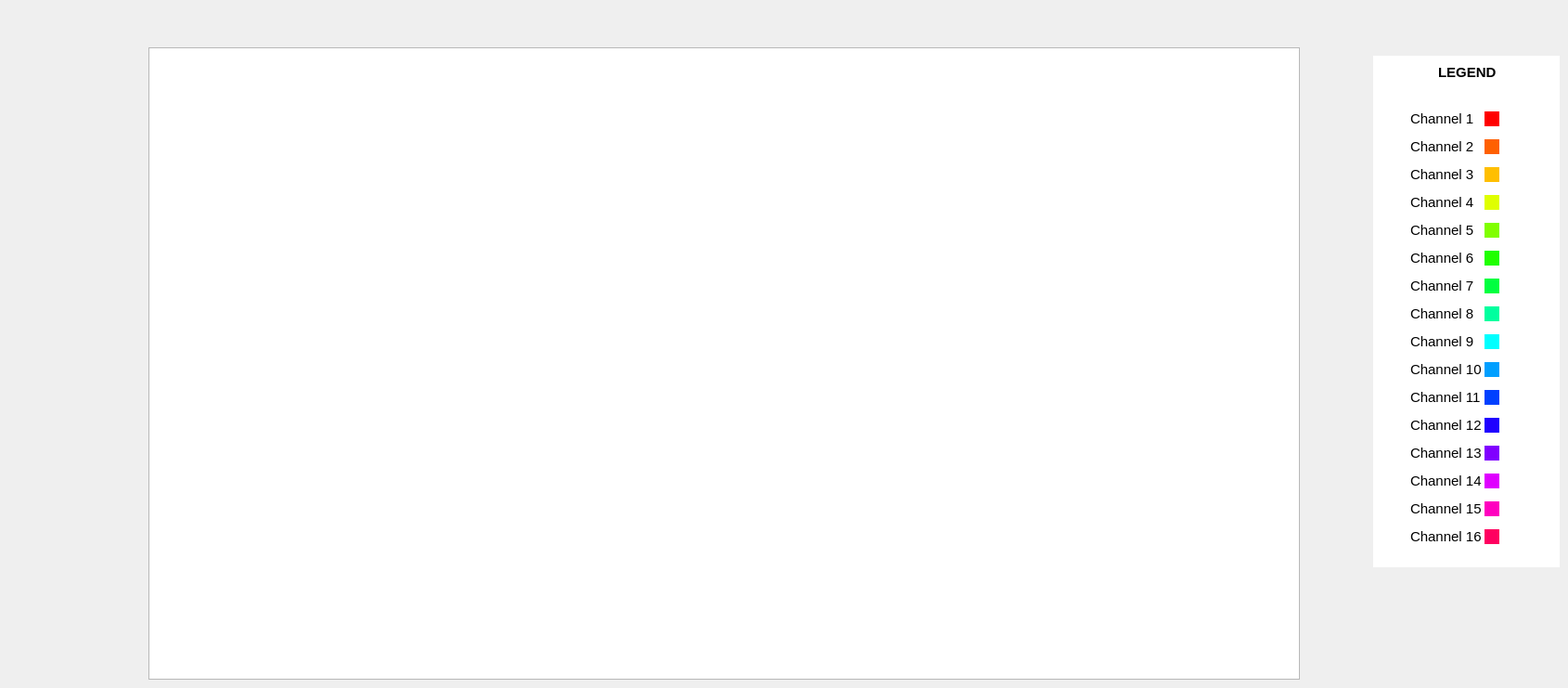
    <widget class="QWidget" name="tempGraph">
     <widget class="PlotWidget" name="graphicsView">
      <property name="geometry">
       <rect>
        <x>160</x>
        <y>51</y>
        <width>1241</width>
        <height>681</height>
       </rect>
      </property>
     </widget>
     <widget class="QWidget" name="widget_12" native="true">
      <property name="geometry">
       <rect>
        <x>1480</x>
        <y>60</y>
        <width>201</width>
        <height>551</height>
       </rect>
      </property>
      <property name="styleSheet">
       <string notr="true">background-color: rgb(255, 255, 255);</string>
      </property>
      <widget class="QLabel" name="label_4">
       <property name="geometry">
        <rect>
         <x>40</x>
         <y>60</y>
         <width>111</width>
         <height>16</height>
        </rect>
       </property>
       <property name="font">
        <font>
         <pointsize>11</pointsize>
        </font>
       </property>
       <property name="text">
        <string>Channel 1</string>
       </property>
      </widget>
      <widget class="QLabel" name="label_12">
       <property name="geometry">
        <rect>
         <x>120</x>
         <y>60</y>
         <width>16</width>
         <height>16</height>
        </rect>
       </property>
       <property name="styleSheet">
        <string notr="true">background-color: #ff0000;</string>
       </property>
       <property name="text">
        <string/>
       </property>
      </widget>
      <widget class="QLabel" name="label_13">
       <property name="geometry">
        <rect>
         <x>120</x>
         <y>150</y>
         <width>16</width>
         <height>16</height>
        </rect>
       </property>
       <property name="styleSheet">
        <string notr="true">background-color: #dfff00;</string>
       </property>
       <property name="text">
        <string/>
       </property>
      </widget>
      <widget class="QLabel" name="label_33">
       <property name="geometry">
        <rect>
         <x>40</x>
         <y>210</y>
         <width>111</width>
         <height>16</height>
        </rect>
       </property>
       <property name="font">
        <font>
         <pointsize>11</pointsize>
        </font>
       </property>
       <property name="text">
        <string>Channel 6</string>
       </property>
      </widget>
      <widget class="QLabel" name="label_65">
       <property name="geometry">
        <rect>
         <x>40</x>
         <y>90</y>
         <width>111</width>
         <height>16</height>
        </rect>
       </property>
       <property name="font">
        <font>
         <pointsize>11</pointsize>
        </font>
       </property>
       <property name="text">
        <string>Channel 2</string>
       </property>
      </widget>
      <widget class="QLabel" name="label_126">
       <property name="geometry">
        <rect>
         <x>120</x>
         <y>90</y>
         <width>16</width>
         <height>16</height>
        </rect>
       </property>
       <property name="styleSheet">
        <string notr="true">background-color: #ff6000;</string>
       </property>
       <property name="text">
        <string/>
       </property>
      </widget>
      <widget class="QLabel" name="label_127">
       <property name="geometry">
        <rect>
         <x>40</x>
         <y>120</y>
         <width>111</width>
         <height>16</height>
        </rect>
       </property>
       <property name="font">
        <font>
         <pointsize>11</pointsize>
        </font>
       </property>
       <property name="text">
        <string>Channel 3</string>
       </property>
      </widget>
      <widget class="QLabel" name="label_128">
       <property name="geometry">
        <rect>
         <x>120</x>
         <y>120</y>
         <width>16</width>
         <height>16</height>
        </rect>
       </property>
       <property name="styleSheet">
        <string notr="true">background-color: #ffbf00;</string>
       </property>
       <property name="text">
        <string/>
       </property>
      </widget>
      <widget class="QLabel" name="label_129">
       <property name="geometry">
        <rect>
         <x>40</x>
         <y>150</y>
         <width>111</width>
         <height>16</height>
        </rect>
       </property>
       <property name="font">
        <font>
         <pointsize>11</pointsize>
        </font>
       </property>
       <property name="text">
        <string>Channel 4</string>
       </property>
      </widget>
      <widget class="QLabel" name="label_130">
       <property name="geometry">
        <rect>
         <x>120</x>
         <y>180</y>
         <width>16</width>
         <height>16</height>
        </rect>
       </property>
       <property name="styleSheet">
        <string notr="true">background-color: #80ff00;</string>
       </property>
       <property name="text">
        <string/>
       </property>
      </widget>
      <widget class="QLabel" name="label_131">
       <property name="geometry">
        <rect>
         <x>40</x>
         <y>180</y>
         <width>111</width>
         <height>16</height>
        </rect>
       </property>
       <property name="font">
        <font>
         <pointsize>11</pointsize>
        </font>
       </property>
       <property name="text">
        <string>Channel 5</string>
       </property>
      </widget>
      <widget class="QLabel" name="label_132">
       <property name="geometry">
        <rect>
         <x>120</x>
         <y>210</y>
         <width>16</width>
         <height>16</height>
        </rect>
       </property>
       <property name="styleSheet">
        <string notr="true">background-color: #20ff00;</string>
       </property>
       <property name="text">
        <string/>
       </property>
      </widget>
      <widget class="QLabel" name="label_133">
       <property name="geometry">
        <rect>
         <x>40</x>
         <y>240</y>
         <width>111</width>
         <height>16</height>
        </rect>
       </property>
       <property name="font">
        <font>
         <pointsize>11</pointsize>
        </font>
       </property>
       <property name="text">
        <string>Channel 7</string>
       </property>
      </widget>
      <widget class="QLabel" name="label_134">
       <property name="geometry">
        <rect>
         <x>40</x>
         <y>270</y>
         <width>111</width>
         <height>16</height>
        </rect>
       </property>
       <property name="font">
        <font>
         <pointsize>11</pointsize>
        </font>
       </property>
       <property name="text">
        <string>Channel 8</string>
       </property>
      </widget>
      <widget class="QLabel" name="label_135">
       <property name="geometry">
        <rect>
         <x>40</x>
         <y>300</y>
         <width>111</width>
         <height>16</height>
        </rect>
       </property>
       <property name="font">
        <font>
         <pointsize>11</pointsize>
        </font>
       </property>
       <property name="text">
        <string>Channel 9</string>
       </property>
      </widget>
      <widget class="QLabel" name="label_136">
       <property name="geometry">
        <rect>
         <x>40</x>
         <y>330</y>
         <width>111</width>
         <height>16</height>
        </rect>
       </property>
       <property name="font">
        <font>
         <pointsize>11</pointsize>
        </font>
       </property>
       <property name="text">
        <string>Channel 10</string>
       </property>
      </widget>
      <widget class="QLabel" name="label_137">
       <property name="geometry">
        <rect>
         <x>40</x>
         <y>360</y>
         <width>111</width>
         <height>16</height>
        </rect>
       </property>
       <property name="font">
        <font>
         <pointsize>11</pointsize>
        </font>
       </property>
       <property name="text">
        <string>Channel 11</string>
       </property>
      </widget>
      <widget class="QLabel" name="label_138">
       <property name="geometry">
        <rect>
         <x>40</x>
         <y>390</y>
         <width>111</width>
         <height>16</height>
        </rect>
       </property>
       <property name="font">
        <font>
         <pointsize>11</pointsize>
        </font>
       </property>
       <property name="text">
        <string>Channel 12</string>
       </property>
      </widget>
      <widget class="QLabel" name="label_139">
       <property name="geometry">
        <rect>
         <x>40</x>
         <y>420</y>
         <width>111</width>
         <height>16</height>
        </rect>
       </property>
       <property name="font">
        <font>
         <pointsize>11</pointsize>
        </font>
       </property>
       <property name="text">
        <string>Channel 13</string>
       </property>
      </widget>
      <widget class="QLabel" name="label_140">
       <property name="geometry">
        <rect>
         <x>40</x>
         <y>450</y>
         <width>111</width>
         <height>16</height>
        </rect>
       </property>
       <property name="font">
        <font>
         <pointsize>11</pointsize>
        </font>
       </property>
       <property name="text">
        <string>Channel 14</string>
       </property>
      </widget>
      <widget class="QLabel" name="label_141">
       <property name="geometry">
        <rect>
         <x>40</x>
         <y>480</y>
         <width>111</width>
         <height>16</height>
        </rect>
       </property>
       <property name="font">
        <font>
         <pointsize>11</pointsize>
        </font>
       </property>
       <property name="text">
        <string>Channel 15</string>
       </property>
      </widget>
      <widget class="QLabel" name="label_142">
       <property name="geometry">
        <rect>
         <x>40</x>
         <y>510</y>
         <width>111</width>
         <height>16</height>
        </rect>
       </property>
       <property name="font">
        <font>
         <pointsize>11</pointsize>
        </font>
       </property>
       <property name="text">
        <string>Channel 16</string>
       </property>
      </widget>
      <widget class="QLabel" name="label_143">
       <property name="geometry">
        <rect>
         <x>120</x>
         <y>240</y>
         <width>16</width>
         <height>16</height>
        </rect>
       </property>
       <property name="styleSheet">
        <string notr="true">background-color: #00ff40;</string>
       </property>
       <property name="text">
        <string/>
       </property>
      </widget>
      <widget class="QLabel" name="label_144">
       <property name="geometry">
        <rect>
         <x>120</x>
         <y>270</y>
         <width>16</width>
         <height>16</height>
        </rect>
       </property>
       <property name="styleSheet">
        <string notr="true">background-color:#00ff9f;</string>
       </property>
       <property name="text">
        <string/>
       </property>
      </widget>
      <widget class="QLabel" name="label_145">
       <property name="geometry">
        <rect>
         <x>120</x>
         <y>300</y>
         <width>16</width>
         <height>16</height>
        </rect>
       </property>
       <property name="styleSheet">
        <string notr="true">background-color: #00ffff;</string>
       </property>
       <property name="text">
        <string/>
       </property>
      </widget>
      <widget class="QLabel" name="label_146">
       <property name="geometry">
        <rect>
         <x>120</x>
         <y>330</y>
         <width>16</width>
         <height>16</height>
        </rect>
       </property>
       <property name="styleSheet">
        <string notr="true">background-color:#009fff;</string>
       </property>
       <property name="text">
        <string/>
       </property>
      </widget>
      <widget class="QLabel" name="label_147">
       <property name="geometry">
        <rect>
         <x>120</x>
         <y>360</y>
         <width>16</width>
         <height>16</height>
        </rect>
       </property>
       <property name="styleSheet">
        <string notr="true">background-color: #0040ff;</string>
       </property>
       <property name="text">
        <string/>
       </property>
      </widget>
      <widget class="QLabel" name="label_148">
       <property name="geometry">
        <rect>
         <x>120</x>
         <y>390</y>
         <width>16</width>
         <height>16</height>
        </rect>
       </property>
       <property name="styleSheet">
        <string notr="true">background-color: #2000ff;</string>
       </property>
       <property name="text">
        <string/>
       </property>
      </widget>
      <widget class="QLabel" name="label_149">
       <property name="geometry">
        <rect>
         <x>120</x>
         <y>420</y>
         <width>16</width>
         <height>16</height>
        </rect>
       </property>
       <property name="styleSheet">
        <string notr="true">background-color: #8000ff;</string>
       </property>
       <property name="text">
        <string/>
       </property>
      </widget>
      <widget class="QLabel" name="label_150">
       <property name="geometry">
        <rect>
         <x>120</x>
         <y>450</y>
         <width>16</width>
         <height>16</height>
        </rect>
       </property>
       <property name="styleSheet">
        <string notr="true">background-color: #df00ff;</string>
       </property>
       <property name="text">
        <string/>
       </property>
      </widget>
      <widget class="QLabel" name="label_151">
       <property name="geometry">
        <rect>
         <x>120</x>
         <y>480</y>
         <width>16</width>
         <height>16</height>
        </rect>
       </property>
       <property name="styleSheet">
        <string notr="true">background-color: #ff00bf;</string>
       </property>
       <property name="text">
        <string/>
       </property>
      </widget>
      <widget class="QLabel" name="label_152">
       <property name="geometry">
        <rect>
         <x>120</x>
         <y>510</y>
         <width>16</width>
         <height>16</height>
        </rect>
       </property>
       <property name="styleSheet">
        <string notr="true">background-color: #ff0060;</string>
       </property>
       <property name="text">
        <string/>
       </property>
      </widget>
      <widget class="QLabel" name="label_153">
       <property name="geometry">
        <rect>
         <x>70</x>
         <y>10</y>
         <width>111</width>
         <height>16</height>
        </rect>
       </property>
       <property name="font">
        <font>
         <pointsize>11</pointsize>
         <weight>75</weight>
         <bold>true</bold>
        </font>
       </property>
       <property name="text">
        <string>LEGEND</string>
       </property>
      </widget>
      <widget class="QLabel" name="label_154">
       <property name="geometry">
        <rect>
         <x>120</x>
         <y>240</y>
         <width>16</width>
         <height>16</height>
        </rect>
       </property>
       <property name="styleSheet">
        <string notr="true">background-color: #00ff40;</string>
       </property>
       <property name="text">
        <string/>
       </property>
      </widget>
      <widget class="QLabel" name="label_15">
       <property name="geometry">
        <rect>
         <x>120</x>
         <y>150</y>
         <width>16</width>
         <height>16</height>
        </rect>
       </property>
       <property name="styleSheet">
        <string notr="true">background-color: #dfff00;</string>
       </property>
       <property name="text">
        <string/>
       </property>
      </widget>
      <widget class="QLabel" name="label_155">
       <property name="geometry">
        <rect>
         <x>120</x>
         <y>270</y>
         <width>16</width>
         <height>16</height>
        </rect>
       </property>
       <property name="styleSheet">
        <string notr="true">background-color:#00ff9f;</string>
       </property>
       <property name="text">
        <string/>
       </property>
      </widget>
      <widget class="QLabel" name="label_156">
       <property name="geometry">
        <rect>
         <x>120</x>
         <y>180</y>
         <width>16</width>
         <height>16</height>
        </rect>
       </property>
       <property name="styleSheet">
        <string notr="true">background-color: #80ff00;</string>
       </property>
       <property name="text">
        <string/>
       </property>
      </widget>
      <zorder>label_135</zorder>
      <zorder>label_136</zorder>
      <zorder>label_137</zorder>
      <zorder>label_138</zorder>
      <zorder>label_139</zorder>
      <zorder>label_140</zorder>
      <zorder>label_141</zorder>
      <zorder>label_142</zorder>
      <zorder>label_143</zorder>
      <zorder>label_144</zorder>
      <zorder>label_145</zorder>
      <zorder>label_146</zorder>
      <zorder>label_147</zorder>
      <zorder>label_148</zorder>
      <zorder>label_149</zorder>
      <zorder>label_150</zorder>
      <zorder>label_151</zorder>
      <zorder>label_152</zorder>
      <zorder>label_153</zorder>
      <zorder>label_4</zorder>
      <zorder>label_12</zorder>
      <zorder>label_13</zorder>
      <zorder>label_33</zorder>
      <zorder>label_65</zorder>
      <zorder>label_126</zorder>
      <zorder>label_127</zorder>
      <zorder>label_128</zorder>
      <zorder>label_129</zorder>
      <zorder>label_130</zorder>
      <zorder>label_131</zorder>
      <zorder>label_132</zorder>
      <zorder>label_133</zorder>
      <zorder>label_134</zorder>
      <zorder>label_154</zorder>
      <zorder>label_15</zorder>
      <zorder>label_155</zorder>
      <zorder>label_156</zorder>
     </widget>
    </widget>
